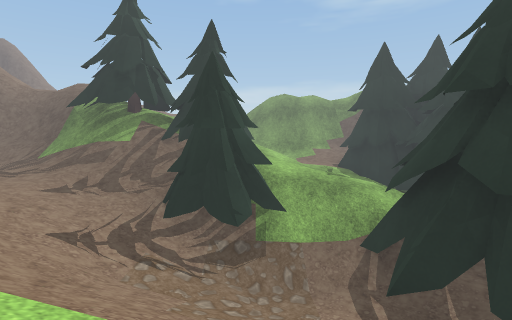
View 1 (above)

13 first-person views from a walk through a Unity game level. The camera is 1.4 m above the floor, tilts 6° down and sees 85° across. The floor is counted in squares, 2 m on a side. Each view is taken from the middle of a square. On the plan, view 1 faces up. The plan holds only what a view shows up to about 9 squares ahead; the rest is blank. The place goes on beyond the plan. The player is left out. Some animated figures are not drawn. Some surface patterns are stand-ins.

View 2
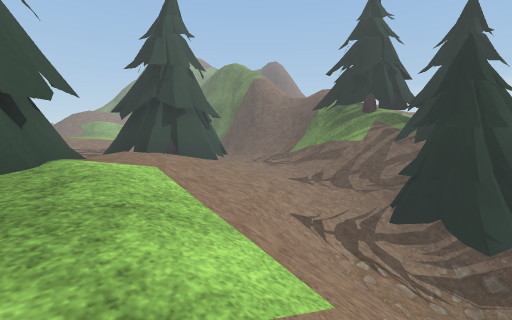

View 3
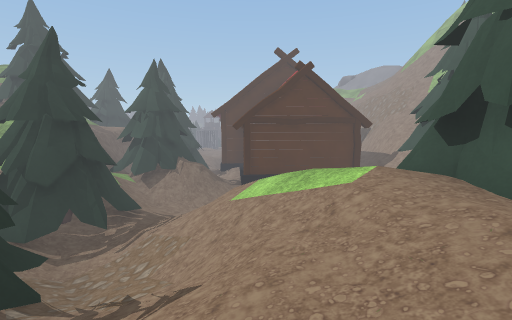

View 4
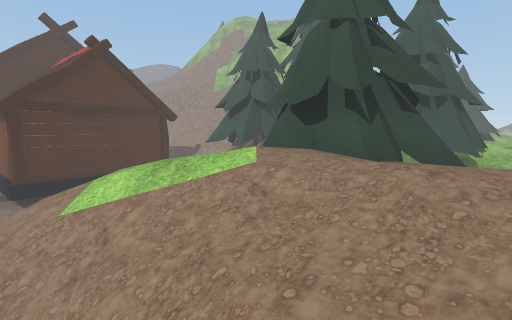

View 5
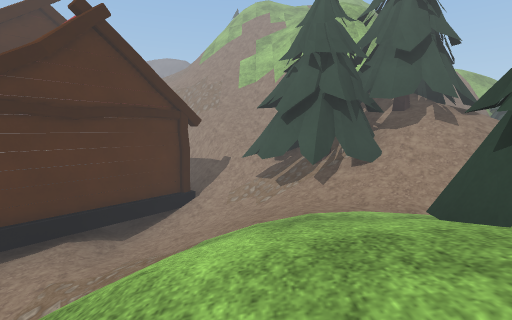

View 6
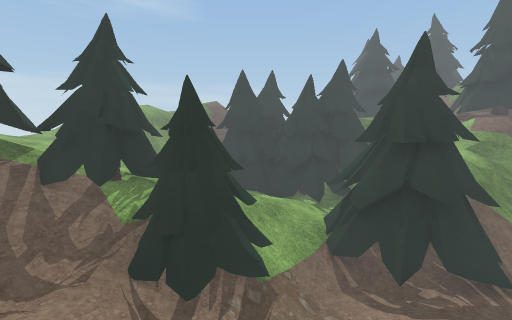

View 7
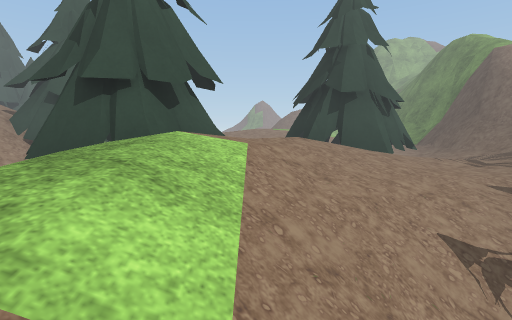

View 8
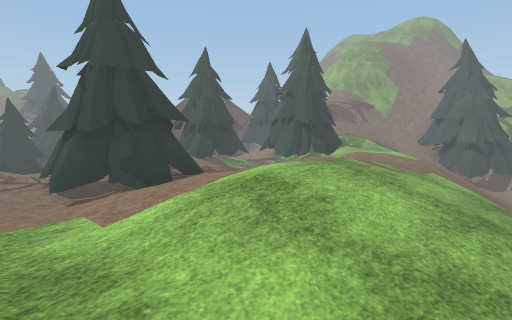

View 9
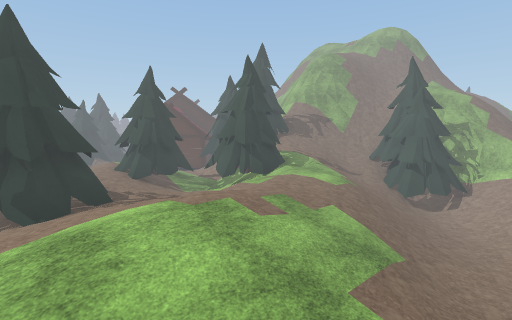

View 10
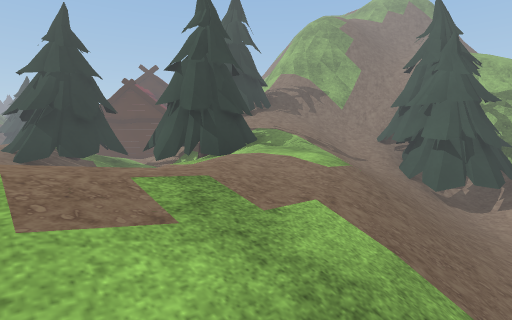

View 11
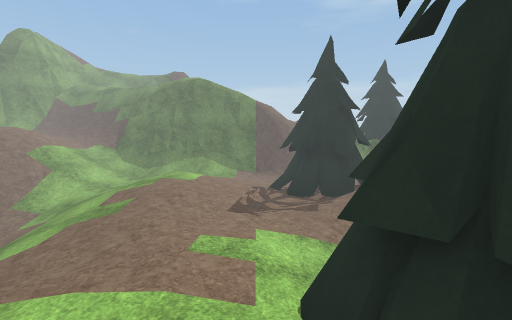

View 12
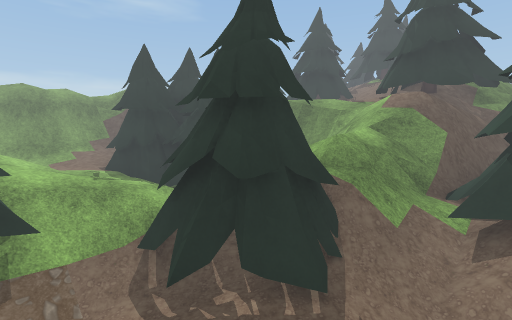

View 13
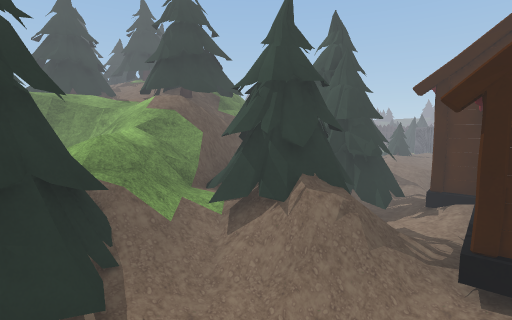

### Floor plan
Key: @ floor where view 1 was taken; # wall or solid block; . main floor; - floor 0.25 m lower than the main floor; : floor 0.5 m higher than the main floor; + floor 0.75 m higher than the main floor; _ floor 0.75 m lower than the main floor; * floor 1.25 m higher than the main floor; < floor 1.25 m lower than the main floor; ( floor 1.5 m lower than the main floor; % floor 1.75 m higher than the main floor; ! floor 2 m lower than the main floor; ? floor 2.25 m lower than the main floor; & floor 3.25 m higher than the main floor; / step, stairs or slope; = window, fence, low wall or low ledge; v drop or lower ground.
Columns run from 10 left of view 1 to 9 right of it. Each row starts with its distance up from view 1.
 10            &&
  9         %+///=#
  8         *////=#
  7   /==    + /_##
  6 /v###//##///###  #
  5 //####/###/_/### ##&
  4 /---___//#/_/######/
  3 /-/.-##__##/##   ##/
  2 /-...##////###   #
  1 ///:.-..///!#=   #v
  0 (//../##/.@ /#   #
 -1 (//..###/////#
 -2 (//..##/_//?##  #
 -3 /!////####!###  #
 -4 //#///######      <(
 -5 /###/==           (/
 -6 /=########
 -7  =vv=vvv##=
 -8  #///// v##=
 -9     #

Positions as (right, up) in squares from view 1, and headings:
1: (0, 0), facing up
2: (0, 0), facing up-left
3: (-3, 3), facing down-right
4: (-2, 3), facing down
5: (-1, 1), facing down
6: (-2, 1), facing up-right
7: (0, 1), facing left
8: (-9, 4), facing down-right
9: (-10, 3), facing down-right
10: (-9, 1), facing down-right
11: (-6, -3), facing up
12: (0, 0), facing up-right
13: (0, 0), facing right
